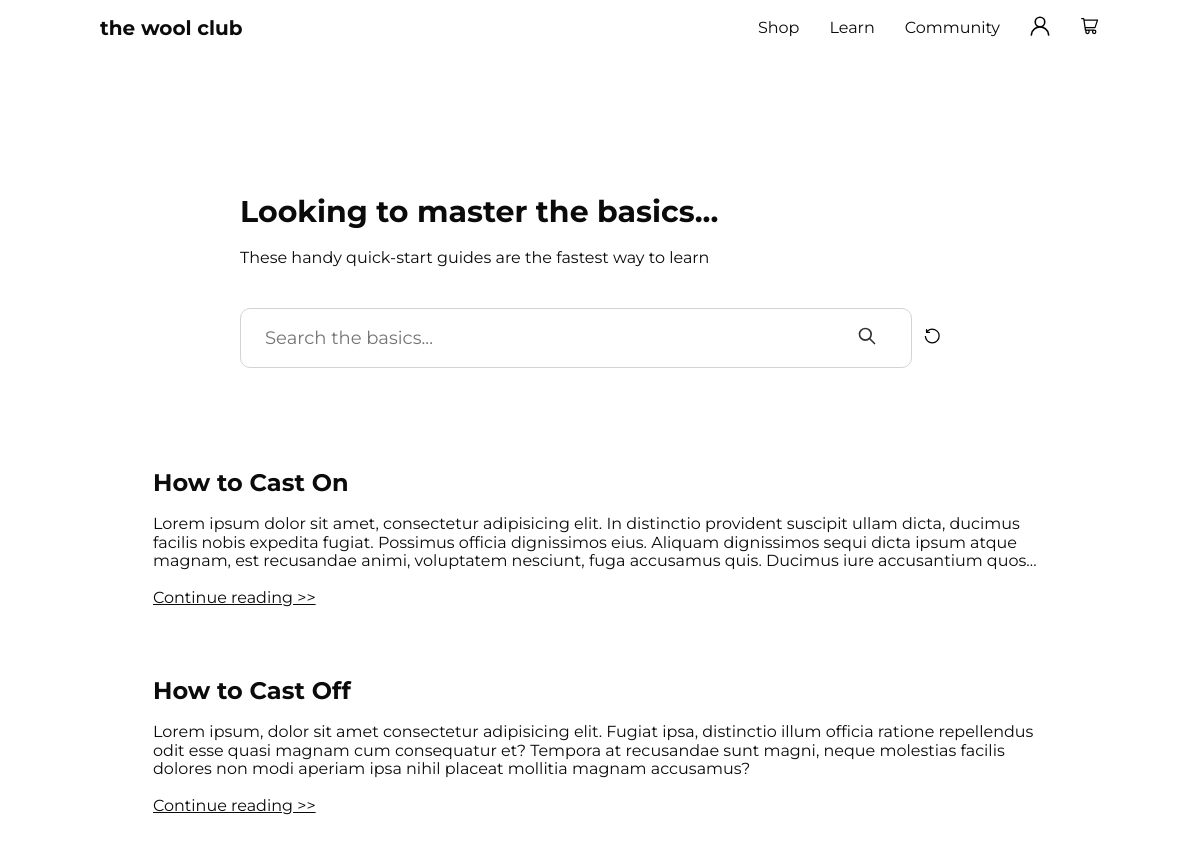
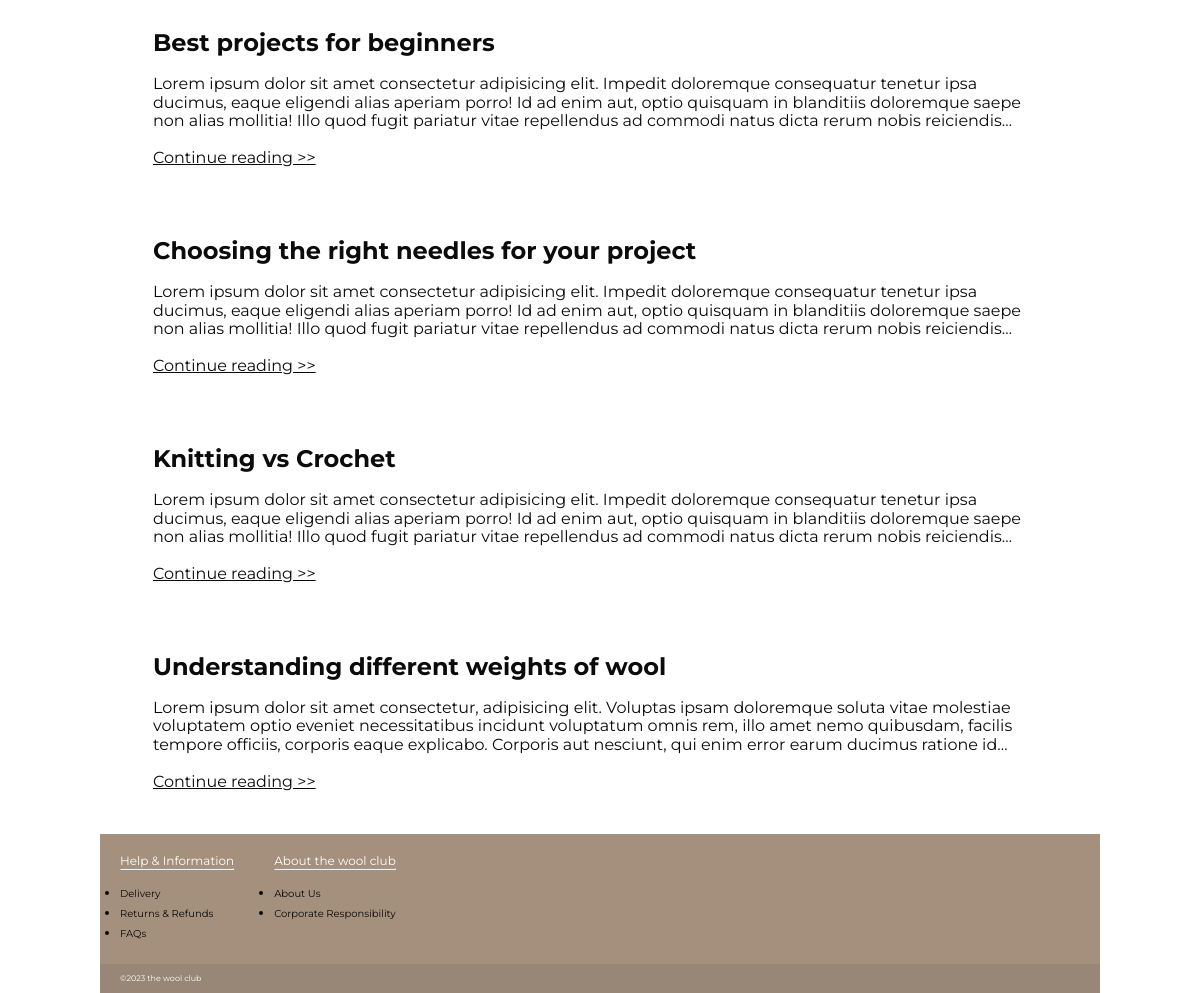
Page /learn/the_basics/ on the committed database (2 pictures, top to bottom).
### learn/models.py (models this page shows, shortened)
class BasicArticle(models.Model):
    title = models.TextField()
    content = models.TextField()

### learn/views.py (the view)
# urls.py: path('the_basics/', views.the_basics, name="the_basics"),
def the_basics(request):
    filter_map = {
        'title': 'title__icontains',
    }
    filters = {}
    for key, value in request.GET.items():
        filter_key = filter_map[key]
        filters[filter_key] = value
    articles = BasicArticle.objects.filter(**filters)
    return render(request, 'learn/the_basics.html', {'articles': articles})

### templates/learn/the_basics.html
{% extends 'base.html' %}
{% load static %}
{% block content %}
<section class="page_search">
    <h1 class="page_search__title">Looking to master the basics...</h1>
    <p class="page-search__subtitle">These handy quick-start guides are the fastest way to learn</p>
    <form action="{% url 'the_basics' %}" method="get" class="page_search__controls">
      <div class="search-bar">
      <input class="search-bar__input" type="text" name="title" id="title", placeholder="Search the basics...">
      <button class="search-bar__button" type="submit"><img class="nav__svg-logo" src="{% static 'images/search.svg' %}" alt="search"></button>
      </div>
      <a class="input-group" href="{% url 'the_basics' %}" ><img class="nav__svg-logo" src="{% static 'images/refresh.svg' %}" alt="search"></a>
    </form>
</section>
<ul class="card-background">
    {% for article in articles %}
        <li class="workshop">
        <div class="workshop__image-text">
          <div class="workshop-text__list">
          <h2 class="bold">{{ article.title }}</h2>
          <br>
          <p class="article_content">{{ article.content }} </p>
          <br>
          <a href="{% url 'basics_details' article.title %}" class="article_link">Continue reading >></a>
          </div>
        </div>
      </li>
    {% endfor %}
  </ul>
{% endblock content %}

### static/css/style.css (style rules this page uses)
* { margin: 0; padding: 0; box-sizing: border-box; }
body { font-family: "Montserrat", sans-serif; color: #0C0B0B; min-height: 100vh; display: flex; flex-direction: column; }
.background { background-repeat: repeat-y; background-image: url('https://images.pexels.com/photos/317333/pexels-photo-317333.jpeg?auto=compress&cs=tinysrgb&w=1260&h=750&dpr=1'); background-size: 1000px auto; background-position-x: center; background-position-y: center; background-attachment: fixed; }
.container { max-width: 1000px; margin: 0 auto; }
.nav__svg-logo { height: 20px; }
.bold { font-weight: bold; }
.page_search { display: flex; flex-wrap: wrap; flex-direction: column; background-color: rgba(255, 255, 255, 0.7); padding: 20px 20px 20px 20px; margin-top: 90px; height: 250px; justify-content: center; justify-items: left; }
.page_search__title { margin-bottom: 20px; font-size: 30px; font-weight: bold; margin-left: 120px; }
.page-search__subtitle { width: 60%; margin-bottom: 40px; margin-left: 120px; }
.page_search__controls { display: flex; justify-content: left; align-items: center; margin-left: 120px; }
.search-bar { display: flex; height: 60px; width: 80%; border-radius: 10px; border: 0.5px solid #d3d3d3; background-color: #FFFFFF; padding: 0 24px; font-size: 18px; justify-content: space-between; }
.search-bar__input { border: none; background-color: transparent; width: 90%; }
.search-bar__button { border: none; background-color: transparent; margin-right: 10px; cursor: pointer; }
.input-group { color: #0C0B0B; margin-left: 10px; }
.card-background { padding: 0.5rem; box-shadow: var(--shadow); border-radius: 0.5rem; margin-top: 30px; display: flex; flex-direction: column; }
.workshop { margin: 0.5rem; padding: 1.5rem; background-color: rgba(255, 255, 255,0.8); border-color: #0C0B0B; border-radius: 0.5rem; box-shadow: var(--shadow-small); display: flex; align-items: start; justify-content: space-between; border: #FFFFFF solid; }
.workshop__image-text { display: flex; }
.workshop-text__list { padding-left: 10px; padding-right: 20px; }
.article_content { display: -webkit-box; overflow: hidden; -webkit-line-clamp: 3; -webkit-box-orient: vertical; }
.article_link { color: #0C0B0B; }

### rows in the picture
BasicArticle: title "How to Cast On", content "Lorem ipsum dolor sit amet, consectetur adipisicing elit. In distinctio provident suscipit ullam dicta, ducimus facilis nobis expedita fugiat. Possimus officia dignissimos eius. Aliquam dignissimos sequi dicta ipsum atque magnam, est recusandae animi, voluptatem nesciunt, fuga accusamus quis. Ducimus iure accusantium…"
BasicArticle: title "How to Cast Off", content "Lorem ipsum, dolor sit amet consectetur adipisicing elit. Fugiat ipsa, distinctio illum officia ratione repellendus odit esse quasi magnam cum consequatur et? Tempora at recusandae sunt magni, neque molestias facilis dolores non modi aperiam ipsa nihil placeat mollitia magnam accusamus?"
BasicArticle: title "Best projects for beginners", content "Lorem ipsum dolor sit amet consectetur adipisicing elit. Impedit doloremque consequatur tenetur ipsa ducimus, eaque eligendi alias aperiam porro! Id ad enim aut, optio quisquam in blanditiis doloremque saepe non alias mollitia! Illo quod fugit pariatur vitae repellendus ad commodi natus dicta rerum nobis…"
BasicArticle: title "Choosing the right needles for your project", content "Lorem ipsum dolor sit amet consectetur adipisicing elit. Impedit doloremque consequatur tenetur ipsa ducimus, eaque eligendi alias aperiam porro! Id ad enim aut, optio quisquam in blanditiis doloremque saepe non alias mollitia! Illo quod fugit pariatur vitae repellendus ad commodi natus dicta rerum nobis…"
BasicArticle: title "Knitting vs Crochet", content "Lorem ipsum dolor sit amet consectetur adipisicing elit. Impedit doloremque consequatur tenetur ipsa ducimus, eaque eligendi alias aperiam porro! Id ad enim aut, optio quisquam in blanditiis doloremque saepe non alias mollitia! Illo quod fugit pariatur vitae repellendus ad commodi natus dicta rerum nobis…"
BasicArticle: title "Understanding different weights of wool", content "Lorem ipsum dolor sit amet consectetur, adipisicing elit. Voluptas ipsam doloremque soluta vitae molestiae voluptatem optio eveniet necessitatibus incidunt voluptatum omnis rem, illo amet nemo quibusdam, facilis tempore officiis, corporis eaque explicabo. Corporis aut nesciunt, qui enim error earum ducimus ratione…"
